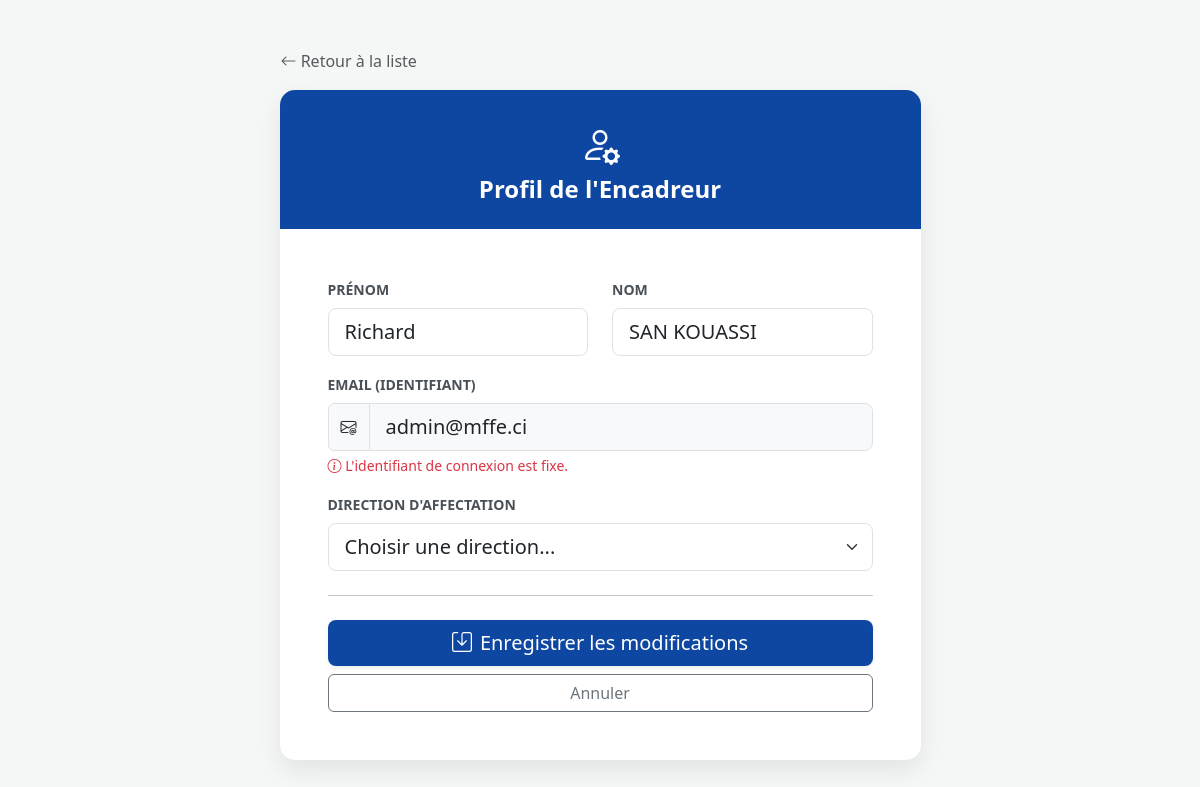
The app's page /modifier_maitre.php?id=1 with its own data.
### tables this page shows
CREATE TABLE `utilisateurs` (
  `id_user` int(11) NOT NULL,
  `nom_user` varchar(100) NOT NULL,
  `prenom_user` varchar(150) DEFAULT NULL,
  `email` varchar(255) NOT NULL,
  `photo_url` varchar(255) DEFAULT NULL,
  `mot_de_passe` varchar(255) NOT NULL,
  `role` enum('DRH','MAITRE') NOT NULL,
  `id_direction` int(11) DEFAULT NULL
);

### modifier_maitre.php (the view, shortened to what this page needs)
<?php
require_once '../includes/config.php';
$id = $_GET['id'];
$stmt = $pdo->prepare("SELECT * FROM utilisateurs WHERE id_user = ?");
$stmt->execute([$id]);
$maitre = $stmt->fetch();
?>
<!DOCTYPE html>
<html lang="fr">
<head>
    <link href="https://cdn.jsdelivr.net/npm/bootstrap@5.3.0/dist/css/bootstrap.min.css" rel="stylesheet">
    <link rel="stylesheet" href="https://cdn.jsdelivr.net/npm/bootstrap-icons@1.11.0/font/bootstrap-icons.css">
</head>
<body>
<div class="container py-5">
    <div class="row justify-content-center">
        <div class="col-md-7">
            <a href="dashboard.php?page=maitres" class="btn btn-link text-decoration-none text-muted mb-3 p-0">
                <i class="bi bi-arrow-left"></i> Retour à la liste
            </a>
            <div class="card card-edit">
                <div class="header-edit text-center">
                    <i class="bi bi-person-gear fs-1 mb-2"></i>
                    <h4 class="fw-bold m-0">Profil de l'Encadreur</h4>
                </div>
                <div class="card-body p-4 p-lg-5">
                    <form action="../includes/update_maitre.php" method="POST">
                        <div class="row mb-3">
                            <div class="col-md-6">
                                <label class="form-label fw-bold small text-uppercase">Prénom</label>
                                <input type="text" name="prenom" class="form-control form-control-lg" value="<?= htmlspecialchars($maitre['prenom_user']) ?>" required>
                            </div>
                            <div class="col-md-6">
                                <label class="form-label fw-bold small text-uppercase">Nom</label>
                                <input type="text" name="nom" class="form-control form-control-lg" value="<?= htmlspecialchars($maitre['nom_user']) ?>" required>
                            </div>
                        </div>
                        <div class="mb-3">
                            <label class="form-label fw-bold small text-uppercase">Email (Identifiant)</label>
                            <div class="input-group">
                                <span class="input-group-text bg-light"><i class="bi bi-envelope-at"></i></span>
                                <input type="email" name="email" class="form-control form-control-lg bg-light" value="<?= htmlspecialchars($maitre['email']) ?>" readonly>
                            </div>
                            <div class="form-text text-danger italic"><i class="bi bi-info-circle"></i> L'identifiant de connexion est fixe.</div>
                        </div>
                        <div class="mb-4">
                            <label class="form-label fw-bold small text-uppercase">Direction d'Affectation</label>
                            <select name="id_direction" class="form-select form-select-lg" required>
                                <option value="">Choisir une direction...</option>
                            </select>
                        </div>
                        <hr class="my-4">
                        <div class="d-grid gap-2">
                            <button type="submit" class="btn btn-primary btn-lg shadow-sm">
                                <i class="bi bi-save me-2"></i>Enregistrer les modifications
                            </button>
                            <a href="dashboard.php?page=maitres" class="btn btn-outline-secondary">Annuler</a>
                        </div>
                    </form>
                </div>
            </div>
        </div>
    </div>
</div>
</body>
</html>

### modifier_maitre.php (style rules this page uses)
body { background-color: #f4f7f6; font-family: 'Segoe UI', Tahoma, Geneva, Verdana, sans-serif; }
.card-edit { border: none; border-radius: 15px; box-shadow: 0 10px 25px rgba(0,0,0,0.08); overflow: hidden; }
.header-edit { background: #0d47a1; color: white; padding: 25px; }
.form-label { color: #495057; }
.btn-primary { background-color: #0d47a1; border: none; }

### records on screen
utilisateurs: prenom "Richard", nom "SAN KOUASSI", email "admin@mffe.ci"
